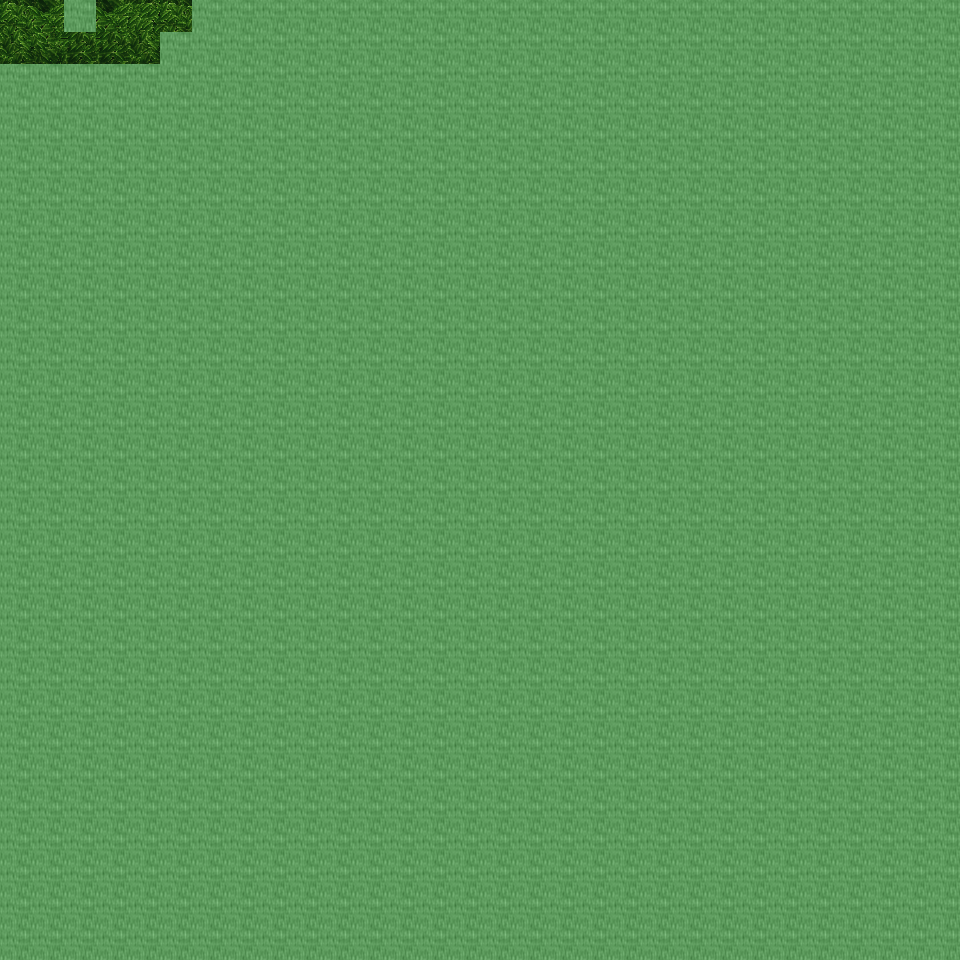

The image is a tile-based game level rendered from a .tmx file. Its description and source (layers, tilesets, objects; grid data summarised) follow:
An orthogonal 30x30 tile map with 32x32 px tiles, 6 tile layers (Ground, Object, Object2, Above, ...), 18 tilesets and 3 objects (3x mapchange).

<map version="1.0" orientation="orthogonal" renderorder="right-down" width="30" height="30" tilewidth="32" tileheight="32" nextobjectid="4">
  <tileset firstgid="1" name="tileset_ground_ground" tilewidth="32" tileheight="32" tilecount="33" columns="3">
    <image source="../drawable/tileset_ground_ground.png" width="96" height="352" />
  </tileset>
  <tileset firstgid="34" name="tileset_ground_grass_edges" tilewidth="32" tileheight="32" tilecount="36" columns="12">
    <image source="../drawable/tileset_ground_grass_edges.png" width="384" height="96" />
  </tileset>
  <tileset firstgid="70" name="tileset_ground_grass_corners" tilewidth="32" tileheight="32" tilecount="24" columns="6">
    <image source="../drawable/tileset_ground_grass_corners.png" width="192" height="128" />
  </tileset>
  <tileset firstgid="94" name="tileset_plant_grasses" tilewidth="32" tileheight="32" tilecount="6" columns="3">
    <image source="../drawable/tileset_plant_grasses.png" width="96" height="64" />
  </tileset>
  <tileset firstgid="100" name="tileset_plant_flower_daisy_blue" tilewidth="32" tileheight="32" tilecount="8" columns="2">
    <image source="../drawable/tileset_plant_flower_daisy_blue.png" width="64" height="128" />
  </tileset>
  <tileset firstgid="108" name="tileset_plant_flower_daisy_yellow" tilewidth="32" tileheight="32" tilecount="8" columns="2">
    <image source="../drawable/tileset_plant_flower_daisy_yellow.png" width="64" height="128" />
  </tileset>
  <tileset firstgid="116" name="tileset_plant_flower_daisy_red" tilewidth="32" tileheight="32" tilecount="8" columns="2">
    <image source="../drawable/tileset_plant_flower_daisy_red.png" width="64" height="128" />
  </tileset>
  <tileset firstgid="124" name="tileset_plant_flower_daisy_white" tilewidth="32" tileheight="32" tilecount="8" columns="2">
    <image source="../drawable/tileset_plant_flower_daisy_white.png" width="64" height="128" />
  </tileset>
  <tileset firstgid="132" name="tileset_logic_collision" tilewidth="32" tileheight="32" tilecount="1" columns="1">
    <image source="../drawable/tileset_logic_collision.png" width="32" height="32" />
  </tileset>
  <tileset firstgid="133" name="tileset_plant_tree_tree_green" tilewidth="32" tileheight="32" tilecount="88" columns="8">
    <image source="../drawable/tileset_plant_tree_tree_green.png" width="256" height="352" />
  </tileset>
  <tileset firstgid="221" name="tileset_object_tent" tilewidth="32" tileheight="32" tilecount="9" columns="3">
    <image source="../drawable/tileset_object_tent.png" width="96" height="96" />
  </tileset>
  <tileset firstgid="230" name="tileset_building_church" tilewidth="32" tileheight="32" tilecount="56" columns="8">
    <image source="../drawable/tileset_building_church.png" width="256" height="224" />
  </tileset>
  <tileset firstgid="286" name="tileset_item_statue_broken_green_column" tilewidth="32" tileheight="32" tilecount="2" columns="1">
    <image source="../drawable/tileset_item_statue_broken_green_column.png" width="32" height="64" />
  </tileset>
  <tileset firstgid="288" name="tileset_plant_tree_spruce" tilewidth="32" tileheight="32" tilecount="6" columns="2">
    <image source="../drawable/tileset_plant_tree_spruce.png" width="64" height="96" />
  </tileset>
  <tileset firstgid="294" name="tileset_plant_tree_pine_snowy" tilewidth="32" tileheight="32" tilecount="6" columns="2">
    <image source="../drawable/tileset_plant_tree_pine_snowy.png" width="64" height="96" />
  </tileset>
  <tileset firstgid="300" name="tileset_plant_tree_tree_blue" tilewidth="32" tileheight="32" tilecount="25" columns="5">
    <image source="../drawable/tileset_plant_tree_tree_blue.png" width="160" height="160" />
  </tileset>
  <tileset firstgid="325" name="tileset_ground_pothole" tilewidth="32" tileheight="32" tilecount="4" columns="4">
    <image source="../drawable/tileset_ground_pothole.png" width="128" height="32" />
  </tileset>
  <tileset firstgid="329" name="tileset_furniture_light_roots_lamp" tilewidth="32" tileheight="32" tilecount="6" columns="2">
    <image source="../drawable/tileset_furniture_light_roots_lamp.png" width="64" height="96" />
  </tileset>
  <layer name="Ground" width="30" height="30">
    <data>[900 cells, 218 non-empty, 1 distinct tile ids]</data>
  </layer>
  <layer name="Object" width="30" height="30">
    <data>[900 cells, 29 non-empty, 9 distinct tile ids]</data>
  </layer>
  <layer name="Object2" width="30" height="30">
    <data>[900 cells, 0 non-empty, 0 distinct tile ids]</data>
  </layer>
  <layer name="Above" width="30" height="30">
    <data>[900 cells, 64 non-empty, 9 distinct tile ids]</data>
  </layer>
  <layer name="Above2" width="30" height="30">
    <data>[900 cells, 10 non-empty, 10 distinct tile ids]</data>
  </layer>
  <layer name="Walkable" width="30" height="30">
    <data>[900 cells, 890 non-empty, 1 distinct tile ids]</data>
  </layer>
  <objectgroup name="MapEvents">
    <object id="1" name="north" type="mapchange" x="0" y="0" width="64" height="32">
      <properties>
        <property name="map" value="0_ados_mountain_n2_w2_x3_y4" />
        <property name="place" value="south" />
      </properties>
    </object>
    <object id="2" name="north2" type="mapchange" x="96" y="0" width="96" height="32">
      <properties>
        <property name="map" value="0_ados_mountain_n2_w2_x3_y4" />
        <property name="place" value="south2" />
      </properties>
    </object>
    <object id="3" name="west" type="mapchange" x="0" y="0" width="32" height="64">
      <properties>
        <property name="map" value="0_fado_forest_s_x3_y4" />
        <property name="place" value="east" />
      </properties>
    </object>
  </objectgroup>
</map>
